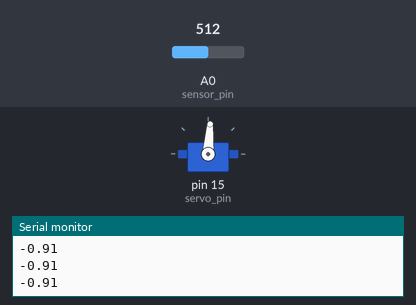
Recording of a sketch running on a simulated Arduino Uno, built with avr-gcc and run on an emulated ATmega328P. Shown: servo, the last lines printed to the serial monitor. The inputs (shaded band) are chosen by the test bench; at power-on: A0 (sensor_pin) = 512.

Above: at 1.2 s.
1.3 s: A0 (sensor_pin) set to 716
At 2.0 s:
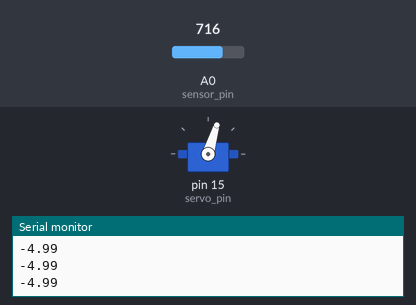
2.8 s: A0 (sensor_pin) set to 306
At 3.9 s:
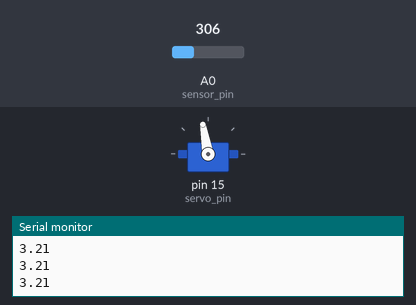
4.3 s: A0 (sensor_pin) set to 35
At 5.5 s:
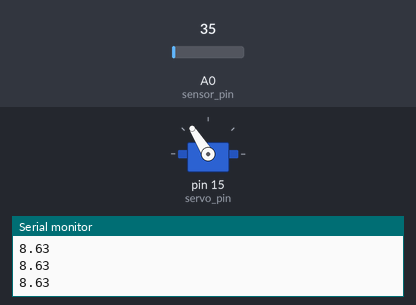
5.8 s: A0 (sensor_pin) set to 511
At 6.2 s:
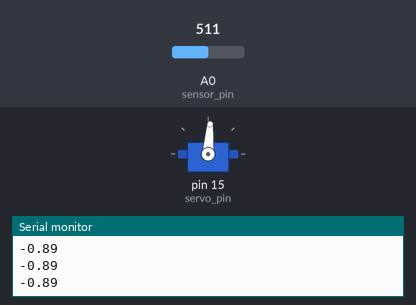
Timing chart, 0 to 8.3 s (numbered marks = the images above; inputs shaded):
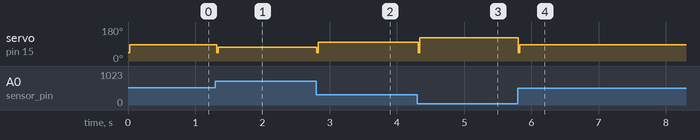

Measured:
- after the input at 1.3 s, servo on pin 15 (servo_pin): 86° → 73° at once
- after the input at 2.8 s, servo on pin 15 (servo_pin): 73° → 100° at once
- after the input at 4.3 s, servo on pin 15 (servo_pin): 100° → 122° at once
- after the input at 5.8 s, servo on pin 15 (servo_pin): 122° → 86° at once

The sketch:

control.ino
```cpp
#include <Servo.h>

// calibration - I accidentally did this in inches
#define A_ -0.02
#define B_ 9.33

// model parameters
#define M 0.131552          // mass of ball in kg
#define R 0.015875          // radius of ball in meters
#define G 9.8               // meters / second
#define I 2/5*M*R*R         // moment of inertia of ball in kg*m^2

// geometric parameters
#define L_A1 0.162            // meters, distance from motor axis to center hinge axis
#define L_B1 0.0279           // length of first motor linkage
#define L_A2 0.161            // distance from center hinge axis to small hinge axis
#define L_B2 0.0625           // length of second motor linkage
#define D_H 0.0602            // height of beam obove motor when it is parallel to the ground
#define PHI_0 asin(D_H/L_A1)  // angle between beam and line connecting motor and center hinge axes when level
                              // TODO: find this with calibration instead? Or use an accelerometer to sense it continuously?

// code TODO: update angle limits based on new motor mounting disk and second linkage length
#define LOOP_RATE_HZ 50
#define MIN_MOTOR_ANGLE 45
#define MAX_MOTOR_ANGLE 127
#define MAX_BEAM_ANGLE 15*M_PI/180

/////////////
// structs //
/////////////
struct PID_struct {
  double Kp;
  double Kd;
  double Ki;
  double err_sum;
  double prev_error;
  double min_output;
  double max_output;
};

int sensor_pin = 14;
int servo_pin = 15;
double set_point = 0;
double cur_pos = 0.0;
double beam_angle = 0.0;
double beam_angular_velocity = 0.0;

PID_struct pid = {0.1, 0.1, 0, 0, 0, -50, 50};
Servo s1;

//////////////////////
// Helper Functions //
//////////////////////
// helper for calculating output using PID
double calc_PID(PID_struct& pid, double y, double r, double dt) {
  double cur_error = r - y;
  double out = pid.Kp * cur_error;                      // proportional
  out += pid.Kd * (cur_error - pid.prev_error) / dt;    // derivative - this isn't filtered so it could oscillate if Kd is too large
  out += pid.Ki * pid.err_sum;                          // integral

  // anti-windup - don't accumulate error if we are saturated
  if (out > pid.min_output && out < pid.max_output) {
    pid.err_sum += (cur_error + pid.prev_error) * dt / 2;
  }

  // updating prev error
  pid.prev_error = cur_error;
  return min(max(out, pid.min_output), pid.max_output);
}

// uses previously found calibration curve to convert from voltage to distance from hinge
double convert_sensor_value(int val) {
  return A_*val + B_;
}

// very bad input linearization - do not use unless we can sense beam angular velocity directly
double input_linearization(double des_acceleration, double cur_pos, double beam_angular_velocity) {
  double temp = (M*0.0254*cur_pos*pow(beam_angular_velocity, 2) - (M+pow(R,2)*I)*des_acceleration) / (M*G);
  return asin(max(min(temp, 1.0), -1.0));
}

// using law of cosines to convert from beam pitch to motor angle
double convert_to_motor_angle(double beam_angle) {
  double C_angle = PHI_0 - beam_angle; // angle between beam and line connecting motor and center hinge axes
  double c_dist = sqrt(pow(L_A1, 2) + pow(L_A2, 2) - 2*L_A1*L_A2*cos(C_angle)); // dist from motor axis to small hinge
  double phi_1 = acos((-pow(L_A2, 2) + pow(L_A1, 2) + pow(c_dist, 2)) / (2*L_A1*c_dist)); // upper triangle angle
  double phi_2 = acos((-pow(L_B2, 2) + pow(L_B1, 2) + pow(c_dist, 2)) / (2*L_B1*c_dist)); // lower triangle angle
  return (phi_1 - (M_PI - PHI_0) + phi_2); // measured from vertical
}

//////////
// body //
//////////

void setup() {
  Serial.begin(115200);
  while (!Serial);
  s1.attach(servo_pin);
  s1.write(90);
}

void loop() {
  // Read sensor and convert
  cur_pos = convert_sensor_value(analogRead(sensor_pin));
  Serial.println(cur_pos);

  // PID on ball position
  double des_acceleration = calc_PID(pid, cur_pos, set_point, 1.0 / LOOP_RATE_HZ);

  // convert to beam angle using input linearization - not able to sense or calculate beam_angular_velocity well, so not using it at all
  beam_angular_velocity = 0.0;
  double beam_angle = input_linearization(des_acceleration, cur_pos, beam_angular_velocity);
  beam_angle = min(max(beam_angle, -MAX_BEAM_ANGLE), MAX_BEAM_ANGLE);

  // convert to motor angle using law of cosines relationship
  double motor_angle = convert_to_motor_angle(beam_angle);
  motor_angle *= 180 / M_PI;

  // TODO: find this relationship using calibration or an acceleromter?
  motor_angle = 90 + motor_angle;

  // clamp and write to servo
  s1.write(min(max(motor_angle, MIN_MOTOR_ANGLE), MAX_MOTOR_ANGLE));
  delay(1000 / LOOP_RATE_HZ);
}
```
